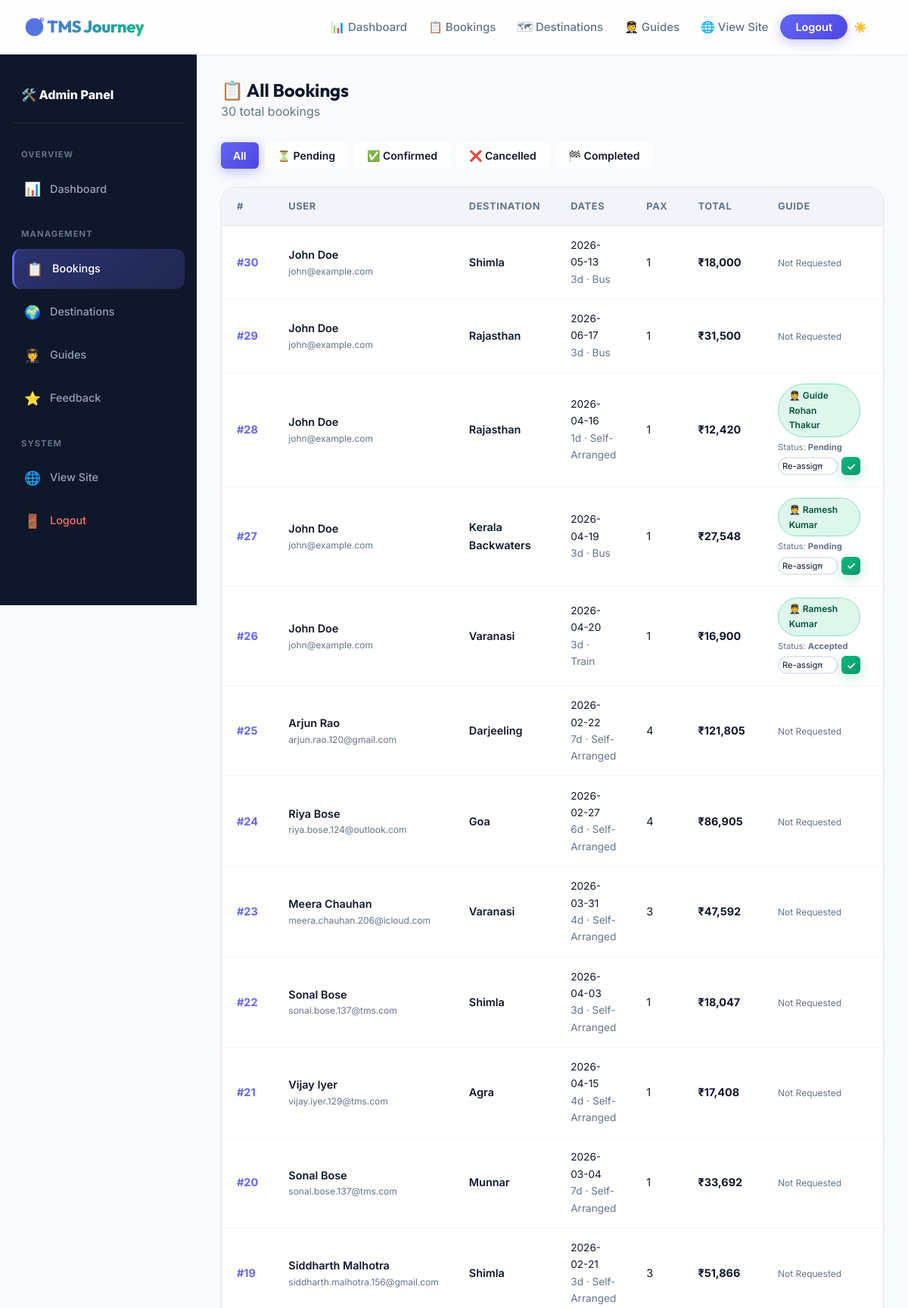
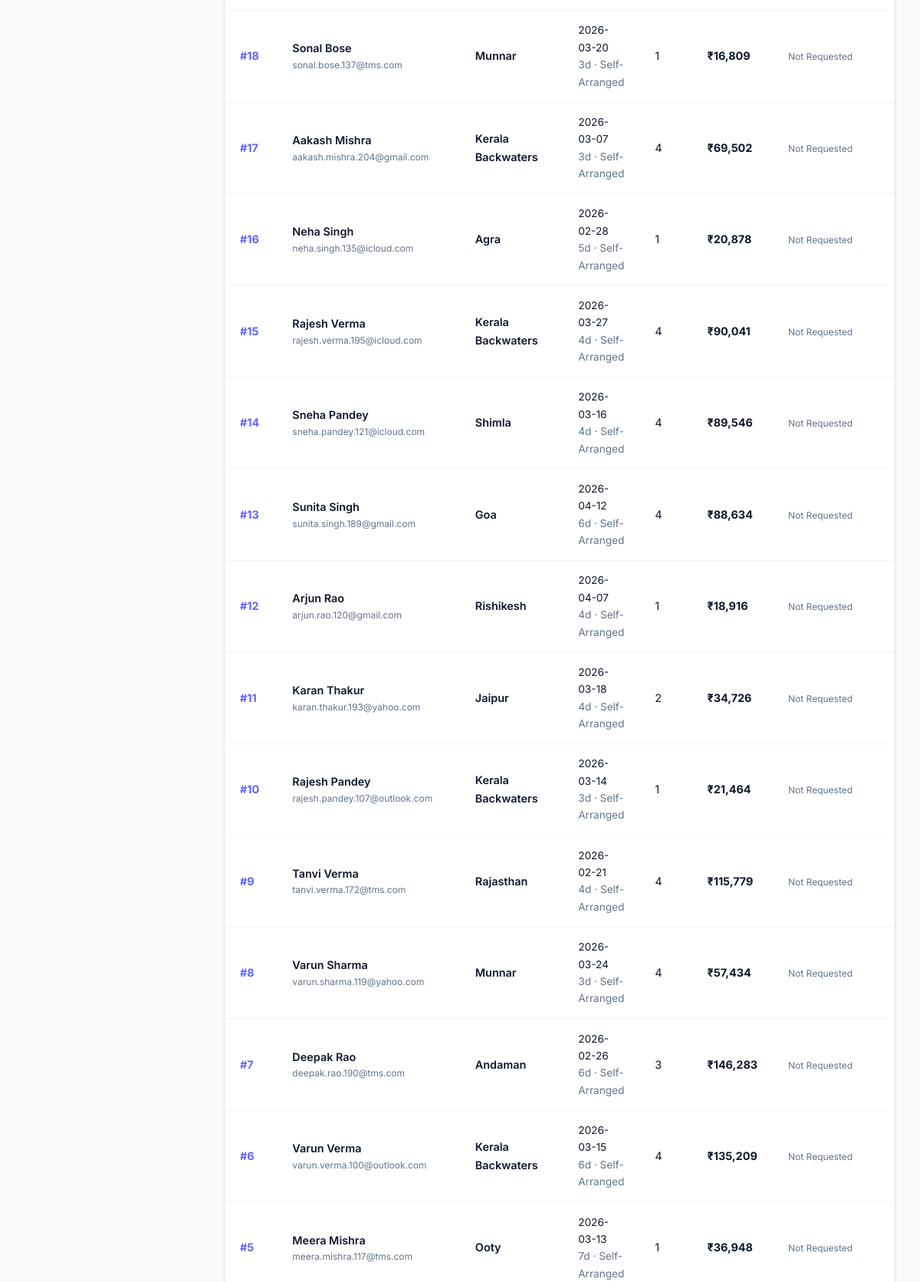
Screenshot of /admin/bookings (signed in, upper part) with the database file from the repository (2 pictures, top to bottom).
### tables this page shows
CREATE TABLE bookings (
    id              INTEGER PRIMARY KEY AUTOINCREMENT,
    user_id         INTEGER NOT NULL,
    destination_id  INTEGER NOT NULL,
    guide_id        INTEGER,
    booking_date    TIMESTAMP DEFAULT CURRENT_TIMESTAMP,
    start_date      DATE NOT NULL,
    duration        INTEGER NOT NULL,
    end_date        DATE NOT NULL,
    trip_start_mode TEXT DEFAULT 'From Departure',
    transport_mode  TEXT DEFAULT 'Self-Arranged',
    transport_cost  REAL DEFAULT 0,
    package_cost    REAL NOT NULL,
    total_cost      REAL NOT NULL,
    status          TEXT DEFAULT 'Pending',
    payment_status  TEXT DEFAULT 'Unpaid',
    passengers      INTEGER DEFAULT 1,
    guide_status    TEXT DEFAULT 'Unassigned',
    refund_amount   REAL DEFAULT 0,
    cancellation_date TIMESTAMP,
    receipt_token   TEXT UNIQUE, guide_requested BOOLEAN DEFAULT 0, rejected_guides TEXT DEFAULT '', hotel_id INTEGER, hotel_cost REAL DEFAULT 0, is_hotel_booked BOOLEAN DEFAULT 0, local_transport_req BOOLEAN DEFAULT 0, local_transport_cost REAL DEFAULT 0, guide_cost REAL DEFAULT 0, departure_city TEXT,
    FOREIGN KEY (user_id)        REFERENCES users(id)        ON DELETE CASCADE,
    FOREIGN KEY (destination_id) REFERENCES destinations(id) ON DELETE CASCADE,
    FOREIGN KEY (guide_id)       REFERENCES guides(id)       ON DELETE SET NULL
);

CREATE TABLE users (
    id         INTEGER PRIMARY KEY AUTOINCREMENT,
    name       TEXT NOT NULL,
    email      TEXT NOT NULL UNIQUE,
    phone      TEXT NOT NULL,
    password   TEXT NOT NULL,
    role       TEXT DEFAULT 'user' CHECK(role IN ('admin','user','guide')),
    created_at TIMESTAMP DEFAULT CURRENT_TIMESTAMP
);

CREATE TABLE destinations (
    id             INTEGER PRIMARY KEY AUTOINCREMENT,
    name           TEXT NOT NULL,
    description    TEXT NOT NULL,
    base_price     REAL NOT NULL,
    image_url      TEXT,
    weather_temp   INTEGER DEFAULT 25,
    weather_status TEXT DEFAULT 'Sunny',
    created_at     TIMESTAMP DEFAULT CURRENT_TIMESTAMP
, category TEXT DEFAULT 'Location', location TEXT DEFAULT 'India', latitude REAL, longitude REAL);

CREATE TABLE guides (
    id        INTEGER PRIMARY KEY AUTOINCREMENT,
    name      TEXT NOT NULL,
    email     TEXT NOT NULL UNIQUE,
    phone     TEXT NOT NULL,
    languages TEXT DEFAULT 'English',
    rating    REAL DEFAULT 4.8,
    price     REAL DEFAULT 1000.0,
    destination_id INTEGER, experience INTEGER DEFAULT 2,
    FOREIGN KEY (destination_id) REFERENCES destinations(id) ON DELETE SET NULL
);

### app.py (the view, shortened to what this page needs)
@app.route('/admin/bookings', methods=['GET', 'POST'])
@admin_required
def manage_bookings():
    db = get_db()
    bookings = db.execute('''
        SELECT b.*, u.name AS user_name, u.email AS user_email,
               d.name AS dest_name, g.name AS guide_name
        FROM bookings b
        JOIN users u ON b.user_id=u.id
        JOIN destinations d ON b.destination_id=d.id
        LEFT JOIN guides g ON b.guide_id=g.id
        ORDER BY b.id DESC
    ''').fetchall()
    guides = db.execute("SELECT id, name FROM guides ORDER BY name").fetchall()
    return render_template('manage_bookings.html', bookings=bookings, guides=guides)

### app.py (called while the page is built)
def get_db():
    db = getattr(g, '_database', None)
    if db is None:
        db = g._database = sqlite3.connect(DATABASE)
        db.row_factory = sqlite3.Row
        db.execute("PRAGMA foreign_keys = ON")
    return db

@app.teardown_appcontext
def close_connection(exception):
    db = getattr(g, '_database', None)
    if db is not None:
        db.close()

def admin_required(f):
    @wraps(f)
    def decorated(*args, **kwargs):
        if session.get('role') != 'admin':
            flash("Admin access required.", "danger")
            return redirect(url_for('index'))
        return f(*args, **kwargs)
    return decorated

### templates/manage_bookings.html (shortened to what this page needs)
{% extends 'layout.html' %}
{% block content %}
<div class="dashboard-layout">
  <aside class="sidebar">
    <div style="padding:.5rem .75rem 1.5rem;border-bottom:1px solid rgba(255,255,255,.08);margin-bottom:.5rem">
      <div style="font-weight:800;color:white;font-size:1rem">🛠️ Admin Panel</div>
    </div>
    <div class="sidebar-section">Overview</div>
    <a href="{{ url_for('admin_dashboard') }}" class="sidebar-link"><span class="icon">📊</span><span>Dashboard</span></a>
    <div class="sidebar-section">Management</div>
    <a href="{{ url_for('manage_bookings') }}" class="sidebar-link active"><span class="icon">📋</span><span>Bookings</span></a>
    <a href="{{ url_for('manage_destinations') }}" class="sidebar-link"><span class="icon">🌍</span><span>Destinations</span></a>
    <a href="{{ url_for('manage_guides') }}" class="sidebar-link"><span class="icon">🧑‍✈️</span><span>Guides</span></a>
    <a href="{{ url_for('manage_feedback') }}" class="sidebar-link"><span class="icon">⭐</span><span>Feedback</span></a>
    <div class="sidebar-section">System</div>
    <a href="{{ url_for('index') }}" class="sidebar-link"><span class="icon">🌐</span><span>View Site</span></a>
    <a href="{{ url_for('logout') }}" class="sidebar-link" style="color:#f87171"><span class="icon">🚪</span><span>Logout</span></a>
  </aside>
  <main class="dashboard-main">
    <div style="margin-bottom:1.75rem;display:flex;justify-content:space-between;align-items:center;flex-wrap:wrap;gap:1rem">
      <div>
        <h1 style="font-size:1.5rem">📋 All Bookings</h1>
        <p class="text-muted">{{ bookings|length }} total bookings</p>
      </div>
    </div>
    <div style="display:flex;gap:.5rem;flex-wrap:wrap;margin-bottom:1.5rem">
      <button class="btn btn-primary btn-sm" onclick="filterAdmin(this,'all')">All</button>
      <button class="btn btn-secondary btn-sm" onclick="filterAdmin(this,'pending')">⏳ Pending</button>
      <button class="btn btn-secondary btn-sm" onclick="filterAdmin(this,'confirmed')">✅ Confirmed</button>
      <button class="btn btn-secondary btn-sm" onclick="filterAdmin(this,'cancelled')">❌ Cancelled</button>
      <button class="btn btn-secondary btn-sm" onclick="filterAdmin(this,'completed')">🏁 Completed</button>
    </div>
    <div class="table-wrap">
      <table class="data-table" id="bookingsTable">
        <thead>
          <tr><th>#</th><th>User</th><th>Destination</th><th>Dates</th><th>Pax</th><th>Total</th><th>Guide</th><th>Status</th><th>Actions</th></tr>
        </thead>
        <tbody>
          {% for b in bookings %}
          <tr data-status="{{ b.status | lower }}">
            <td style="font-weight:700;color:var(--primary)">#{{ b.id }}</td>
            <td>
              <div style="font-weight:600;font-size:.9rem">{{ b.user_name }}</div>
              <div style="font-size:.75rem;color:var(--text-muted)">{{ b.user_email }}</div>
            </td>
            <td style="font-weight:600">{{ b.dest_name }}</td>
            <td style="font-size:.85rem">
              <div>{{ b.start_date }}</div>
              <div style="color:var(--text-muted)">{{ b.duration }}d · {{ b.transport_mode }}</div>
            </td>
            <td>{{ b.passengers }}</td>
            <td style="font-weight:700">₹{{ "{:,.0f}".format(b.total_cost) }}</td>
            <td>
              {% if b.guide_requested %}
                {% if b.guide_name %}
                  <div style="margin-bottom:0.25rem">
                    <span class="status-badge" style="background:#def7ec;color:#03543f;font-size:0.75rem;border:1px solid #84e1bc">🧑‍✈️ {{ b.guide_name }}</span>
                  </div>
                  <div style="font-size:0.7rem;color:var(--text-muted);margin-bottom:0.25rem">Status: <strong>{{ b.guide_status }}</strong></div>
                {% else %}
                  <div style="font-size:0.75rem;color:var(--primary);font-weight:700;margin-bottom:0.25rem">⚠️ {{ b.guide_status }}</div>
                {% endif %}
                <form action="{{ url_for('manage_bookings') }}" method="POST" style="display:flex;gap:.25rem">
                  <select name="guide_id" class="form-control" style="font-size:0.7rem;padding:0.25rem;width:80px">
                    <option value="">Re-assign</option>
                  </select>
                  <button type="submit" class="btn btn-sm btn-success" style="padding:0.2rem 0.4rem">✓</button>
                </form>
              {% else %}
                <span style="font-size:0.75rem;color:var(--text-muted)">Not Requested</span>
              {% endif %}
            </td>
            <td><span class="status-badge status-{{ b.status | lower }}">{{ b.status }}</span></td>
          </tr>
          {% else %}
          <tr><td colspan="9" style="text-align:center;padding:3rem;color:var(--text-muted)">No bookings found.</td></tr>
          {% endfor %}
        </tbody>
      </table>
    </div>
  </main>
</div>
{% endblock %}

### rows the page displays
bookings: id "30", user_name "John Doe", user_email "john@example.com", dest_name "Shimla", start_date "2026-05-13", duration "3", transport_mode "Bus", passengers "1", total_cost "18,000", guide_requested "Not Requested"
bookings: id "29", user_name "John Doe", user_email "john@example.com", dest_name "Rajasthan", start_date "2026-06-17", duration "3", transport_mode "Bus", passengers "1", total_cost "31,500", guide_requested "Not Requested"
bookings: id "28", user_name "John Doe", user_email "john@example.com", dest_name "Rajasthan", start_date "2026-04-16", duration "1", transport_mode "Self-Arranged", passengers "1", total_cost "12,420", guide_name "Guide Rohan Thakur", guide_status "Pending"
bookings: id "27", user_name "John Doe", user_email "john@example.com", dest_name "Kerala Backwaters", start_date "2026-04-19", duration "3", transport_mode "Bus", passengers "1", total_cost "27,548", guide_name "Ramesh Kumar", guide_status "Pending"
bookings: id "26", user_name "John Doe", user_email "john@example.com", dest_name "Varanasi", start_date "2026-04-20", duration "3", transport_mode "Train", passengers "1", total_cost "16,900", guide_name "Ramesh Kumar", guide_status "Accepted"
bookings: id "25", user_name "Arjun Rao", user_email "arjun.rao.120@gmail.com", dest_name "Darjeeling", start_date "2026-02-22", duration "7", transport_mode "Self-Arranged", passengers "4", total_cost "121,805", guide_requested "Not Requested"
bookings: id "24", user_name "Riya Bose", user_email "riya.bose.124@outlook.com", dest_name "Goa", start_date "2026-02-27", duration "6", transport_mode "Self-Arranged", passengers "4", total_cost "86,905", guide_requested "Not Requested"
bookings: id "23", user_name "Meera Chauhan", user_email "meera.chauhan.206@icloud.com", dest_name "Varanasi", start_date "2026-03-31", duration "4", transport_mode "Self-Arranged", passengers "3", total_cost "47,592", guide_requested "Not Requested"
bookings: id "22", user_name "Sonal Bose", user_email "sonal.bose.137@tms.com", dest_name "Shimla", start_date "2026-04-03", duration "3", transport_mode "Self-Arranged", passengers "1", total_cost "18,047", guide_requested "Not Requested"
bookings: id "21", user_name "Vijay Iyer", user_email "vijay.iyer.129@tms.com", dest_name "Agra", start_date "2026-04-15", duration "4", transport_mode "Self-Arranged", passengers "1", total_cost "17,408", guide_requested "Not Requested"
bookings: id "20", user_name "Sonal Bose", user_email "sonal.bose.137@tms.com", dest_name "Munnar", start_date "2026-03-04", duration "7", transport_mode "Self-Arranged", passengers "1", total_cost "33,692", guide_requested "Not Requested"
bookings: id "19", user_name "Siddharth Malhotra", user_email "siddharth.malhotra.156@gmail.com", dest_name "Shimla", start_date "2026-02-21", duration "3", transport_mode "Self-Arranged", passengers "3", total_cost "51,866", guide_requested "Not Requested"
bookings: id "18", user_name "Sonal Bose", user_email "sonal.bose.137@tms.com", dest_name "Munnar", start_date "2026-03-20", duration "3", transport_mode "Self-Arranged", passengers "1", total_cost "16,809", guide_requested "Not Requested"
bookings: id "17", user_name "Aakash Mishra", user_email "aakash.mishra.204@gmail.com", dest_name "Kerala Backwaters", start_date "2026-03-07", duration "3", transport_mode "Self-Arranged", passengers "4", total_cost "69,502", guide_requested "Not Requested"
bookings: id "16", user_name "Neha Singh", user_email "neha.singh.135@icloud.com", dest_name "Agra", start_date "2026-02-28", duration "5", transport_mode "Self-Arranged", passengers "1", total_cost "20,878", guide_requested "Not Requested"
bookings: id "15", user_name "Rajesh Verma", user_email "rajesh.verma.195@icloud.com", dest_name "Kerala Backwaters", start_date "2026-03-27", duration "4", transport_mode "Self-Arranged", passengers "4", total_cost "90,041", guide_requested "Not Requested"
bookings: id "14", user_name "Sneha Pandey", user_email "sneha.pandey.121@icloud.com", dest_name "Shimla", start_date "2026-03-16", duration "4", transport_mode "Self-Arranged", passengers "4", total_cost "89,546", guide_requested "Not Requested"
bookings: id "13", user_name "Sunita Singh", user_email "sunita.singh.189@gmail.com", dest_name "Goa", start_date "2026-04-12", duration "6", transport_mode "Self-Arranged", passengers "4", total_cost "88,634", guide_requested "Not Requested"
bookings: id "12", user_name "Arjun Rao", user_email "arjun.rao.120@gmail.com", dest_name "Rishikesh", start_date "2026-04-07", duration "4", transport_mode "Self-Arranged", passengers "1", total_cost "18,916", guide_requested "Not Requested"
bookings: id "11", user_name "Karan Thakur", user_email "karan.thakur.193@yahoo.com", dest_name "Jaipur", start_date "2026-03-18", duration "4", transport_mode "Self-Arranged", passengers "2", total_cost "34,726", guide_requested "Not Requested"
bookings: id "10", user_name "Rajesh Pandey", user_email "rajesh.pandey.107@outlook.com", dest_name "Kerala Backwaters", start_date "2026-03-14", duration "3", transport_mode "Self-Arranged", passengers "1", total_cost "21,464", guide_requested "Not Requested"
bookings: id "9", user_name "Tanvi Verma", user_email "tanvi.verma.172@tms.com", dest_name "Rajasthan", start_date "2026-02-21", duration "4", transport_mode "Self-Arranged", passengers "4", total_cost "115,779", guide_requested "Not Requested"
bookings: id "8", user_name "Varun Sharma", user_email "varun.sharma.119@yahoo.com", dest_name "Munnar", start_date "2026-03-24", duration "3", transport_mode "Self-Arranged", passengers "4", total_cost "57,434", guide_requested "Not Requested"
bookings: id "7", user_name "Deepak Rao", user_email "deepak.rao.190@tms.com", dest_name "Andaman", start_date "2026-02-26", duration "6", transport_mode "Self-Arranged", passengers "3", total_cost "146,283", guide_requested "Not Requested"
bookings: id "6", user_name "Varun Verma", user_email "varun.verma.100@outlook.com", dest_name "Kerala Backwaters", start_date "2026-03-15", duration "6", transport_mode "Self-Arranged", passengers "4", total_cost "135,209", guide_requested "Not Requested"
bookings: id "5", user_name "Meera Mishra", user_email "meera.mishra.117@tms.com", dest_name "Ooty", start_date "2026-03-13", duration "7", transport_mode "Self-Arranged", passengers "1", total_cost "36,948", guide_requested "Not Requested"

### other values shown
{{ bookings|length }} "30"
